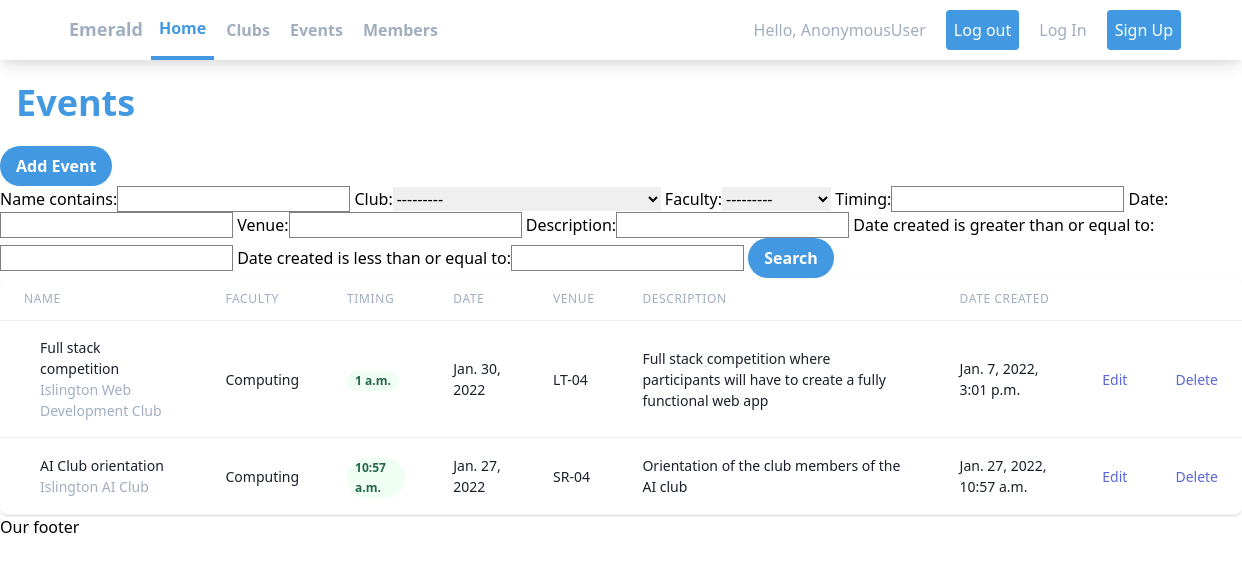
The app's page /events/, older data.
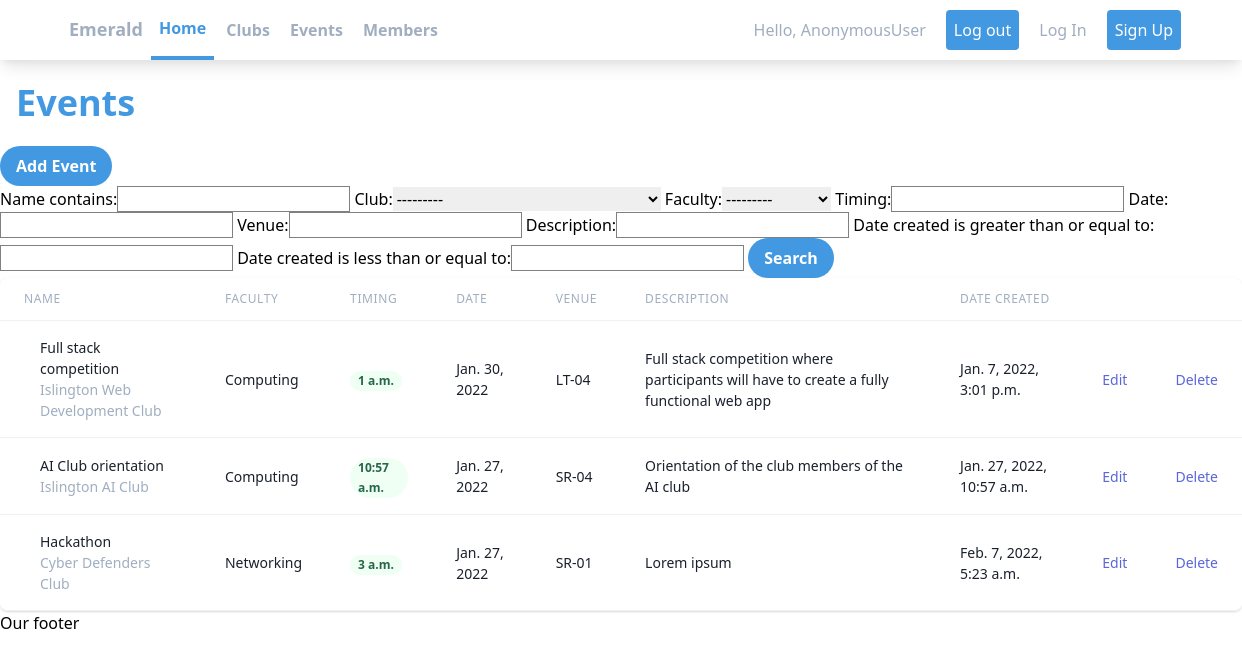
The same page, newer data.
### emeraldApp/models.py (models this page shows, shortened)
class Club(models.Model):
    FACULTY = (
        ('Computing', 'Computing'),
        ('Networking', 'Networking'),
        ('Multimedia', 'Multimedia'),
    )
    name = models.CharField(max_length=50, null=True)
    faculty = models.CharField(max_length=50, null=True, choices=FACULTY)
    date_created = models.DateTimeField(auto_now_add=True, null=True)
    def __str__(self):
        return self.name

class Event(models.Model):
    FACULTY = (
        ('Computing', 'Computing'),
        ('Networking', 'Networking'),
        ('Multimedia', 'Multimedia'),
    )
    name = models.CharField(max_length=50, null=True)
    club = models.ForeignKey(Club, null=True, on_delete=models.SET_NULL)
    faculty = models.CharField(max_length=50, null=True, choices=FACULTY)
    timing = models.TimeField(max_length=30, null=True)
    date = models.DateField(max_length=30, null=True)
    venue = models.CharField(max_length=50, null=True)
    event_manager = models.ForeignKey(
        Member, null=False, on_delete=models.SET_NULL),
    description = models.CharField(max_length=200, null=True)
    date_created = models.DateTimeField(auto_now_add=True, null=True)

### emeraldApp/views.py (the view)
# urls.py: path('events/', views.events, name="events"),
def events(request):
    events = Event.objects.all()
    myFilter = EventFilter(request.GET, queryset=events)
    events = myFilter.qs
    return render(request, 'emeraldApp/events.html', {'events': events, 'myFilter': myFilter})

### emeraldApp/templates/emeraldApp/events.html (shortened to what this page needs)
{% extends 'emeraldApp/main.html' %}
{% block content %}
<h1 class="text-blue-500 text-2xl md:text-3xl lg:text-4xl font-bold p-4">Events</h1>
<a href="{% url 'create_event' %}"><button
        class="bg-blue-500 hover:bg-blue-700 text-white font-bold py-2 px-4 rounded-full">
        Add Event
    </button></a>
<form method="get">
    {{myFilter.form}}
    <button type="submit"
        class="bg-blue-500 hover:bg-blue-700 text-white font-bold py-2 px-4 rounded-full">Search</button>
</form>
<div class="flex flex-col">
    <div class="-my-2 overflow-x-auto sm:-mx-6 lg:-mx-8">
        <div class="py-2 align-middle inline-block min-w-full sm:px-6 lg:px-8">
            <div class="shadow overflow-hidden border-b border-gray-200 sm:rounded-lg">
                <table class="min-w-full divide-y divide-gray-200">
                    <thead class="bg-gray-50">
                        <tr>
                            <th scope="col"
                                class="px-6 py-3 text-left text-xs font-medium text-gray-500 uppercase tracking-wider">
                                Name
                            </th>
                            <th scope="col"
                                class="px-6 py-3 text-left text-xs font-medium text-gray-500 uppercase tracking-wider">
                                Faculty
                            </th>
                            <th scope="col"
                                class="px-6 py-3 text-left text-xs font-medium text-gray-500 uppercase tracking-wider">
                                Timing
                            </th>
                            <th scope="col"
                                class="px-6 py-3 text-left text-xs font-medium text-gray-500 uppercase tracking-wider">
                                Date
                            </th>
                            <th scope="col"
                                class="px-6 py-3 text-left text-xs font-medium text-gray-500 uppercase tracking-wider">
                                Venue
                            </th>
                            <th scope="col"
                                class="px-6 py-3 text-left text-xs font-medium text-gray-500 uppercase tracking-wider">
                                Description
                            </th>
                            <th scope="col"
                                class="px-6 py-3 text-left text-xs font-medium text-gray-500 uppercase tracking-wider">
                                Date created
                            </th>
                            <th scope="col" class="relative px-6 py-3">
                            </th>
                        </tr>
                    </thead>
                    <tbody class="bg-white divide-y divide-gray-200">
                        {% for event in events %}
                        <tr>
                            <td class="px-6 py-4 whitespace-nowrap">
                                <div class="flex items-center">
                                    <div class="ml-4">
                                        <div class="text-sm font-medium text-gray-900">
                                            {{event.name}}
                                        </div>
                                        <div class="text-sm text-gray-500">
                                            {{event.club}}
                                        </div>
                                    </div>
                                </div>
                            </td>
                            <td class="px-6 py-4 whitespace-nowrap">
                                <div class="text-sm text-gray-900">{{event.faculty}}</div>
                            </td>
                            <td class="px-6 py-4 whitespace-nowrap">
                                <span
                                    class="px-2 inline-flex text-xs leading-5 font-semibold rounded-full bg-green-100 text-green-800">
                                    {{event.timing}}
                                </span>
                            </td>
                            <td class="px-6 py-4 whitespace-nowrap text-sm text-gray-900">
                                {{event.date}}
                            </td>
                            <td class="px-6 py-4 whitespace-nowrap text-sm text-gray-900">
                                {{event.venue}}
                            </td>
                            <td class="px-6 py-4 whitespace-nowrap text-sm text-gray-900">
                                {{event.description}}
                            </td>
                            <td class="px-6 py-4 whitespace-nowrap text-sm text-gray-900">
                                {{event.date_created}}
                            </td>
                            <td class="px-6 py-4 whitespace-nowrap text-right text-sm font-medium">
                                <a href="{% url 'update_event' event.id %}"
                                    class="text-indigo-600 hover:text-indigo-900">Edit</a>
                            </td>
                            <td class="px-6 py-4 whitespace-nowrap text-right text-sm font-medium">
                                <a href="{% url 'delete_event' event.id %}"
                                    class="text-indigo-600 hover:text-indigo-900">Delete</a>
                            </td>
                        </tr>
                        {% endfor %}
                    </tbody>
                </table>
            </div>
        </div>
    </div>
</div>
{% endblock %}

### emeraldApp/templates/emeraldApp/main.html (shortened to what this page needs)
{% load static %}
<!DOCTYPE html>
<html lang="en">
<head>
    <link href="https://unpkg.com/tailwindcss@^1.0/dist/tailwind.min.css" rel="stylesheet">
    <link rel="stylesheet" href="../../../static/css/main.css">
</head>
<body>
    {% include 'emeraldApp/navbar.html' %}
    {% block content %}
    {% endblock %}
    <h5>Our footer</h5>
</body>
</html>

### emeraldApp/templates/emeraldApp/navbar.html (shortened to what this page needs)
<nav class="bg-white shadow-lg">
    <div class="max-w-6xl mx-auto px-4">
        <div class="flex justify-between">
            <div class="flex space-x-7">
                <div>
                    <a href="#" class="flex items-center py-4 px-2">
                        <span class="font-semibold text-gray-500 text-lg">Emerald</span>
                    </a>
                </div>
                <div class="hidden md:flex items-center space-x-1">
                    <a href="{% url 'home' %}"
                        class="py-4 px-2 text-blue-500 border-b-4 border-blue-500 font-semibold ">Home</a>
                    <a href="{% url 'clubs' %}"
                        class="py-4 px-2 text-gray-500 font-semibold hover:text-blue-500 transition duration-300">Clubs</a>
                    <a href="{% url 'events' %}"
                        class="py-4 px-2 text-gray-500 font-semibold hover:text-blue-500 transition duration-300">Events</a>
                    <a href="{% url 'members' %}"
                        class="py-4 px-2 text-gray-500 font-semibold hover:text-blue-500 transition duration-300">Members
                    </a>
                </div>
            </div>
            <div class="hidden md:flex items-center space-x-3 ">
                <span
                    class="py-2 px-2 font-medium text-gray-500 rounded hover:bg-blue-500 hover:text-white transition duration-300">Hello,
                    {{request.user}}
                </span>
                <a href="{% url 'logout' %}"
                    class="py-2 px-2 font-medium text-white bg-blue-500 rounded hover:bg-blue-400 transition duration-300">Log
                    out</a>
                <a href="{% url 'login' %}"
                    class="py-2 px-2 font-medium text-gray-500 rounded hover:bg-blue-500 hover:text-white transition duration-300">Log
                    In</a>
                <a href="{% url 'register' %}"
                    class="py-2 px-2 font-medium text-white bg-blue-500 rounded hover:bg-blue-400 transition duration-300">Sign
                    Up</a>
            </div>
        </div>
    </div>
</nav>

### static/css/main.css (style rules this page uses)
input { border: solid 0.2px grey; }

Row changes from the older to the newer data that the page shows:
added Event: name "Hackathon", club "Cyber Defenders Club", faculty "Networking", timing "3 a.m.", date "Jan. 27, 2022", venue "SR-01", description "Lorem ipsum", date_created "Feb. 7, 2022, 5:23 a.m."
